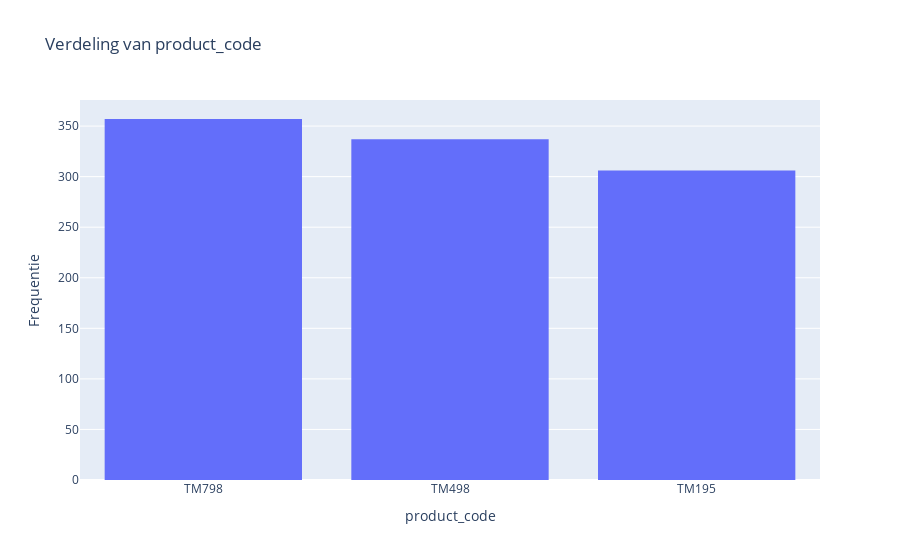
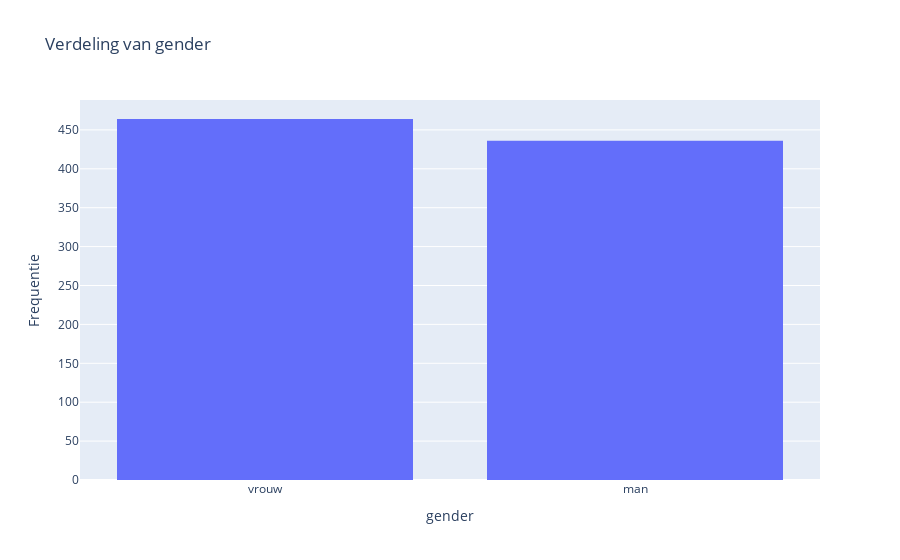
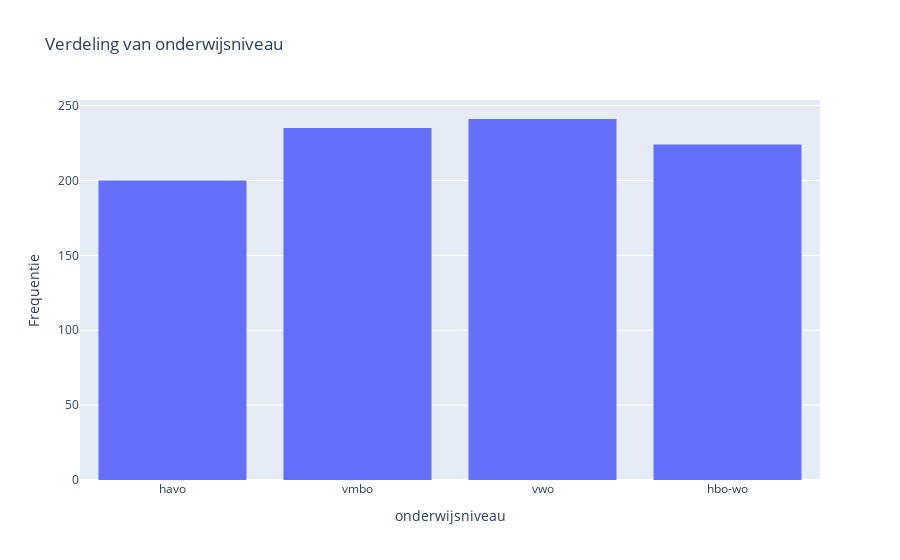
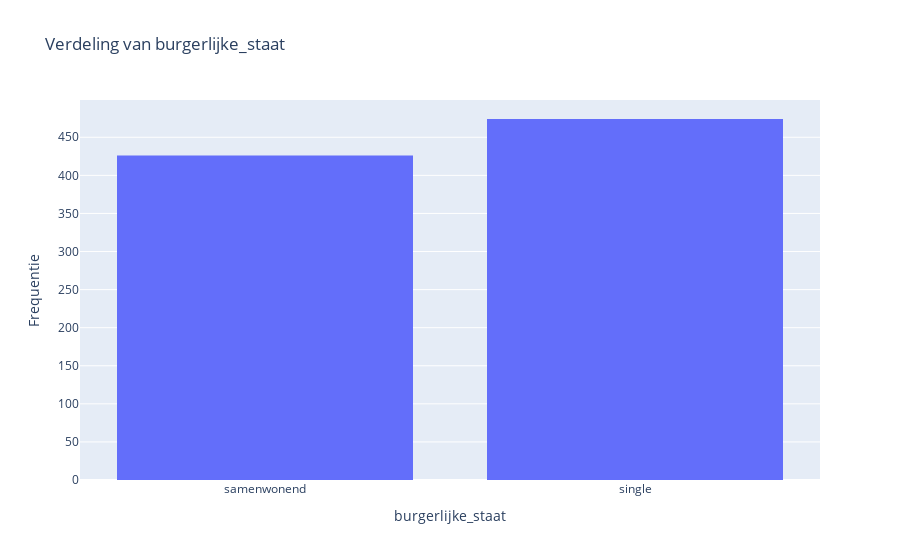

Notebook code cell kept with these figures, in order:
### Markdown cell above
Maak nu stafdiagramen om de verdeling van categorieke variabelen te visualiseren.

### Code cell
categorical_columns = df_cardio.select_dtypes(include=['object', 'category']).columns

# Plot bar charts voor elke categorieke kolom
for column in categorical_columns:
    fig = px.histogram(df_cardio, x=column, title=f'Verdeling van {column}')
    fig.update_layout(xaxis_title=column, yaxis_title='Frequentie', bargap=0.2)
    fig.show()

### Figure 1 — Plotly figure (JSON) as saved in the notebook; plotly's stock layout.template omitted (floating-point values rounded to 4 significant figures; data arrays with more than 128 entries replaced by an {"elided": "..."} marker saying what was removed)
{"data": [{"alignmentgroup": "True", "bingroup": "x", "hovertemplate": "product_code=%{x}<br>count=%{y}<extra></extra>", "legendgroup": "", "marker": {"color": "#636efa", "pattern": {"shape": ""}}, "name": "", "offsetgroup": "", "orientation": "v", "showlegend": false, "type": "histogram", "x": {"elided": "1000 str values"}, "xaxis": "x", "yaxis": "y"}], "layout": {"bargap": 0.2, "barmode": "relative", "legend": {"tracegroupgap": 0}, "title": {"text": "Verdeling van product_code"}, "xaxis": {"anchor": "y", "domain": [0, 1], "title": {"text": "product_code"}}, "yaxis": {"anchor": "x", "domain": [0, 1], "title": {"text": "Frequentie"}}}}

### Figure 2 — Plotly figure (JSON) as saved in the notebook; plotly's stock layout.template omitted (floating-point values rounded to 4 significant figures; data arrays with more than 128 entries replaced by an {"elided": "..."} marker saying what was removed)
{"data": [{"alignmentgroup": "True", "bingroup": "x", "hovertemplate": "gender=%{x}<br>count=%{y}<extra></extra>", "legendgroup": "", "marker": {"color": "#636efa", "pattern": {"shape": ""}}, "name": "", "offsetgroup": "", "orientation": "v", "showlegend": false, "type": "histogram", "x": {"elided": "1000 str values"}, "xaxis": "x", "yaxis": "y"}], "layout": {"bargap": 0.2, "barmode": "relative", "legend": {"tracegroupgap": 0}, "title": {"text": "Verdeling van gender"}, "xaxis": {"anchor": "y", "domain": [0, 1], "title": {"text": "gender"}}, "yaxis": {"anchor": "x", "domain": [0, 1], "title": {"text": "Frequentie"}}}}

### Figure 3 — Plotly figure (JSON) as saved in the notebook; plotly's stock layout.template omitted (floating-point values rounded to 4 significant figures; data arrays with more than 128 entries replaced by an {"elided": "..."} marker saying what was removed)
{"data": [{"alignmentgroup": "True", "bingroup": "x", "hovertemplate": "onderwijsniveau=%{x}<br>count=%{y}<extra></extra>", "legendgroup": "", "marker": {"color": "#636efa", "pattern": {"shape": ""}}, "name": "", "offsetgroup": "", "orientation": "v", "showlegend": false, "type": "histogram", "x": {"elided": "1000 str values"}, "xaxis": "x", "yaxis": "y"}], "layout": {"bargap": 0.2, "barmode": "relative", "legend": {"tracegroupgap": 0}, "title": {"text": "Verdeling van onderwijsniveau"}, "xaxis": {"anchor": "y", "domain": [0, 1], "title": {"text": "onderwijsniveau"}}, "yaxis": {"anchor": "x", "domain": [0, 1], "title": {"text": "Frequentie"}}}}

### Figure 4 — Plotly figure (JSON) as saved in the notebook; plotly's stock layout.template omitted (floating-point values rounded to 4 significant figures; data arrays with more than 128 entries replaced by an {"elided": "..."} marker saying what was removed)
{"data": [{"alignmentgroup": "True", "bingroup": "x", "hovertemplate": "burgerlijke_staat=%{x}<br>count=%{y}<extra></extra>", "legendgroup": "", "marker": {"color": "#636efa", "pattern": {"shape": ""}}, "name": "", "offsetgroup": "", "orientation": "v", "showlegend": false, "type": "histogram", "x": {"elided": "1000 str values"}, "xaxis": "x", "yaxis": "y"}], "layout": {"bargap": 0.2, "barmode": "relative", "legend": {"tracegroupgap": 0}, "title": {"text": "Verdeling van burgerlijke_staat"}, "xaxis": {"anchor": "y", "domain": [0, 1], "title": {"text": "burgerlijke_staat"}}, "yaxis": {"anchor": "x", "domain": [0, 1], "title": {"text": "Frequentie"}}}}
